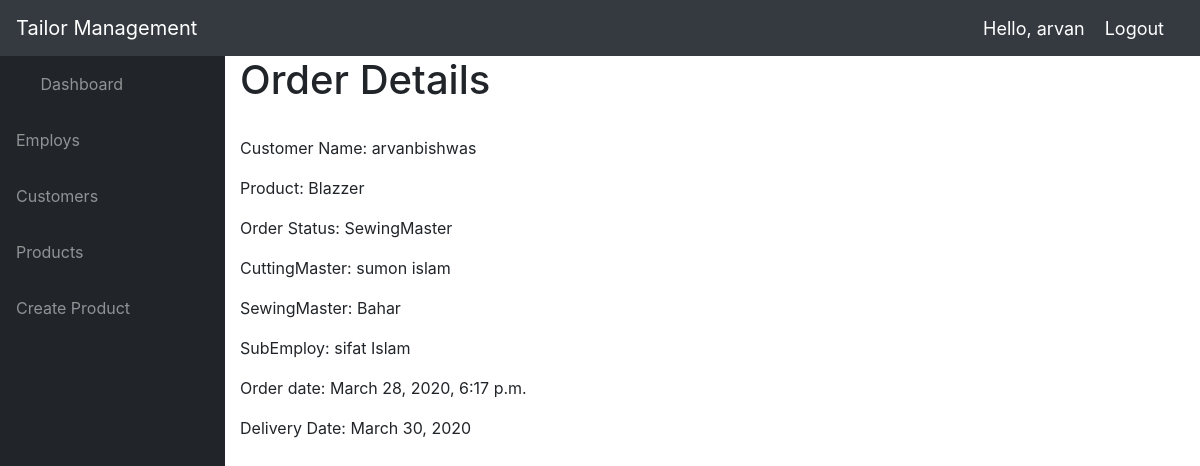
The page /view_order/21/ (signed in) on the database as committed earlier.
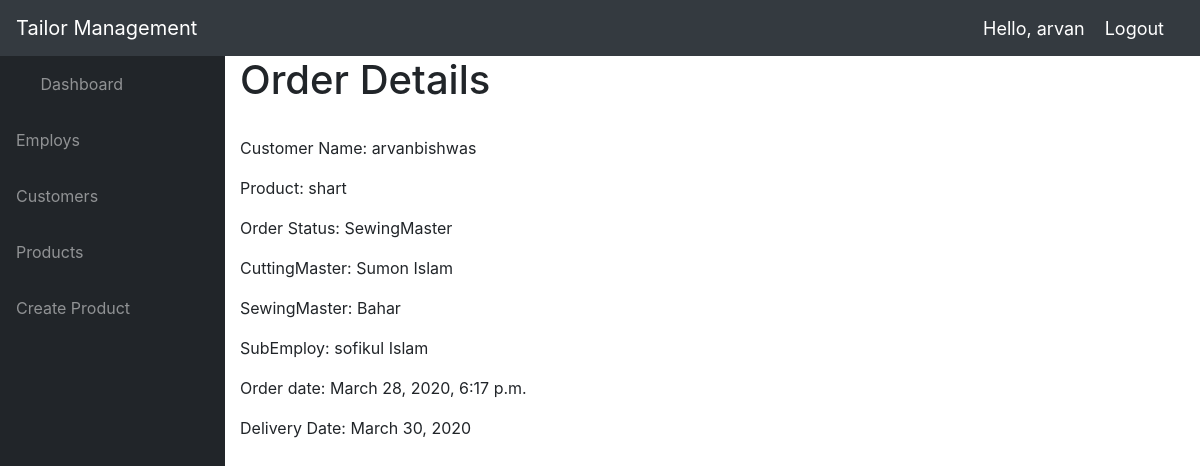
The same page on the database as committed later.
### accounts/models.py (models this page shows, shortened)
class Order(models.Model):
    STATUS = (
        ('Pending', 'Pending'),
        ('CuttingMaster', 'CuttingMaster'),
        ('SewingMaster', 'SewingMaster'),
        ('OtherEmploy', 'OtherEmploy'),
        ('Out for delivery', 'Out for delivery'),
        ('Delivered', 'Delivered'),
        ('Complete Order','Complete Order')
    )
    customer = models.ForeignKey(Customer, null=True, on_delete=models.SET_NULL)
    product = models.ForeignKey(Product, null=True, on_delete=models.SET_NULL)
    cuttingmaster = models.ForeignKey(CuttingMaster, null=True, on_delete=models.SET_NULL)
    sewingmaster = models.ForeignKey(SewingMaster, null=True, on_delete=models.SET_NULL)
    subemploy = models.ForeignKey(SubEmploy, null=True, on_delete=models.SET_NULL)
    status = models.CharField(max_length=200, null=True, choices=STATUS, default='Pending')
    note = models.CharField(max_length=1000, null=True, default='hello')
    date_created = models.DateTimeField(auto_now_add=True, null=True)
    delivery_date = models.DateTimeField(auto_now_add=False, auto_now=False, blank=True, null=True)

class Product(models.Model):
    CATEGORY = (
        ('Indoor', 'Indoor'),
        ('Out Door', 'Out Door'),
    )
    name = models.CharField(max_length=200, null=True)
    price = models.FloatField(null=True)
    category = models.CharField(max_length=200, null=True, choices=CATEGORY)
    description = models.TextField(max_length=1000, null=True, blank=True)
    date_created = models.DateTimeField(auto_now_add=True, null=True)
    product_pic = models.ImageField(default="profile1.png", null=True, blank=True)
    tags = models.ManyToManyField(Tag)
    def __str__(self):
        return self.name

class CuttingMaster(models.Model):
    CATEGORY = (
        ('daily', 'daily'),
        ('weekly', 'weekly'),
        ('monthly', 'monthly')
    )
    name = models.CharField(max_length=200, null=True)
    phone = models.CharField(max_length=200, null=True)
    email = models.CharField(max_length=200, null=True)
    selery_type = models.CharField(max_length=200, null=True, choices=CATEGORY)
    selery_amount = models.CharField(max_length=200, null=True)
    date_created = models.DateTimeField(auto_now_add=True, null=True)
    cuttingmaster_pic = models.ImageField(default="profile1.png", null=True, blank=True)
    def __str__(self):
        return self.name

class SubEmploy(models.Model):
    CATEGORY = (
        ('daily', 'daily'),
        ('weekly', 'weekly'),
        ('monthly', 'monthly')
    )
    name = models.CharField(max_length=200, null=True)
    phone = models.CharField(max_length=200, null=True)
    email = models.CharField(max_length=200, null=True)
    selery_type = models.CharField(max_length=200, null=True, choices=CATEGORY)
    selery_amount = models.CharField(max_length=200, null=True)
    date_created = models.DateTimeField(auto_now_add=True, null=True)
    subemploy_pic = models.ImageField(default="profile1.png", null=True, blank=True)
    def __str__(self):
        return self.name

class Customer(models.Model):
    user = models.OneToOneField(User, null=True, blank=True, on_delete=models.CASCADE)
    name = models.CharField(max_length=200, null=True)
    phone = models.CharField(max_length=200, null=True)
    email = models.CharField(max_length=200, null=True)
    date_created = models.DateTimeField(auto_now_add=True, null=True)
    profile_pic = models.ImageField(default="profile1.png", null=True, blank=True)
    def __str__(self):
        return self.name

class SewingMaster(models.Model):
    CATEGORY = (
        ('daily', 'daily'),
        ('weekly', 'weekly'),
        ('monthly', 'monthly')
    )
    name = models.CharField(max_length=200, null=True)
    phone = models.CharField(max_length=200, null=True)
    email = models.CharField(max_length=200, null=True)
    selery_type = models.CharField(max_length=200, null=True, choices=CATEGORY)
    selery_amount = models.CharField(max_length=200, null=True)
    date_created = models.DateTimeField(auto_now_add=True, null=True)
    sewingmaster_pic = models.ImageField(default="profile1.png", null=True, blank=True)
    def __str__(self):
        return self.name

### accounts/decorators.py (the view)
		def wrapper_func(request, *args, **kwargs):
			group = None
			if request.user.groups.exists():
				group = request.user.groups.all()[0].name
			if group in allowed_roles:
				return view_func(request, *args, **kwargs)
			else:
				return HttpResponse('You are not authorized to view this page')

### accounts/views.py (called while the page is built)
@login_required(login_url='login')
@allowed_users(allowed_roles=['admin'])
def viewOrder(request, pk):
	order = Order.objects.get(id=pk)
	context ={'item': order}
	return render(request, 'accounts/order_view.html', context)

### accounts/templates/accounts/order_view.html
{%  extends 'accounts/main.html' %}
{% block content %}
    <h1>Order Details</h1>
    <br>
    <div>
    <p>Customer Name: {{ item.customer }}</p>
    <p>Product: {{ item.product }}</p>
    <p>Order Status: {{ item.status }}</p>
    <p>CuttingMaster: {{ item.cuttingmaster }}</p>
    <p>SewingMaster: {{ item.sewingmaster }}</p>
    <p>SubEmploy: {{ item.subemploy }}</p>
    <p>Order date: {{ item.date_created }}</p>
    <p>Delivery Date: {{ item.delivery_date.date }}</p>
    </div>
{% endblock %}

Rows that differ between the two databases and show on the page:
changed Order "SewingMaster": product "Blazzer" → "shart"; cuttingmaster "sumon islam" → "Sumon Islam"; subemploy "sifat Islam" → "sofikul Islam"
